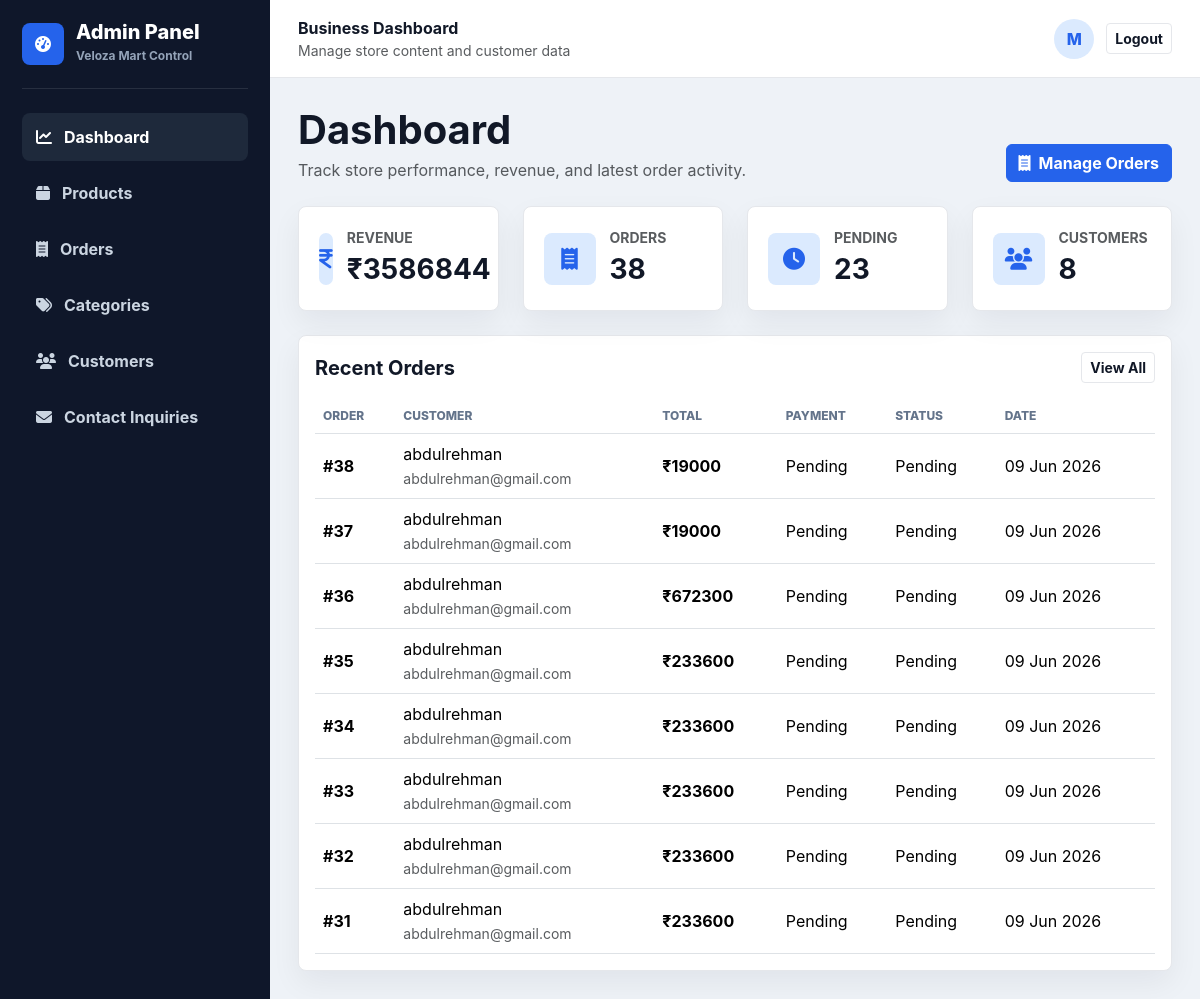
/admin-dashboard/ (signed in), run on the app's committed database.
### main/models.py (models this page shows, shortened)
class Order(models.Model):
    user = models.ForeignKey(User, on_delete=models.CASCADE)
    name = models.CharField(max_length=100)
    email = models.EmailField()
    phone = models.CharField(max_length=15)
    address = models.TextField()
    total_amount = models.IntegerField()
    payment_method = models.CharField(max_length=50)
    payment_status = models.CharField(max_length=50, default="Pending")
    order_status = models.CharField(max_length=50, default="Pending")
    created_at = models.DateTimeField(auto_now_add=True)

### main/admin_views.py (the view)
# urls.py: path('admin-dashboard/', admin_dashboard, name="admin_dashboard"),
def admin_dashboard(request):
    if not admin_required(request):
        return redirect("login")
    orders = Order.objects.all().order_by("-created_at")
    total_revenue = (
        orders.exclude(order_status="Cancelled")
        .filter(payment_status="Completed")
        .aggregate(total=Sum("total_amount"))["total"] or 0
    )
    context = {
        "total_products": Product.objects.count(),
        "total_customers": Customer.objects.count(),
        "total_orders": orders.count(),
        "pending_orders": orders.filter(order_status="Pending").count(),
        "completed_orders": orders.filter(order_status="Delivered").count(),
        "total_revenue": total_revenue,
        "recent_orders": orders[:8],
    }
    return render(request, "admin-dashboard.html", context)

### main/admin_views.py (called while the page is built)
def admin_required(request):
    return request.session.get("admin")

### main/templates/admin-dashboard.html (shortened to what this page needs)
{% extends "admin-base.html" %}
{% block admin_dashboard_active %}active{% endblock %}
{% block page_label %}Business Dashboard{% endblock %}
{% block content %}
<div class="d-flex flex-wrap justify-content-between align-items-end gap-3 mb-4">
    <div>
        <h1 class="fw-bold mb-1">Dashboard</h1>
        <p class="text-muted mb-0">Track store performance, revenue, and latest order activity.</p>
    </div>
    <a href="/admin-orders/" class="btn btn-admin">
        <i class="fa-solid fa-receipt me-2"></i>Manage Orders
    </a>
</div>
<div class="row g-4 mb-4">
    <div class="col-xl-3 col-md-6">
        <div class="admin-card admin-stat">
            <span class="admin-stat-icon"><i class="fa-solid fa-indian-rupee-sign"></i></span>
            <div>
                <div class="text-muted small fw-bold text-uppercase">Revenue</div>
                <div class="fs-3 fw-bold">&#8377;{{ total_revenue }}</div>
            </div>
        </div>
    </div>
    <div class="col-xl-3 col-md-6">
        <div class="admin-card admin-stat">
            <span class="admin-stat-icon"><i class="fa-solid fa-receipt"></i></span>
            <div>
                <div class="text-muted small fw-bold text-uppercase">Orders</div>
                <div class="fs-3 fw-bold">{{ total_orders }}</div>
            </div>
        </div>
    </div>
    <div class="col-xl-3 col-md-6">
        <div class="admin-card admin-stat">
            <span class="admin-stat-icon"><i class="fa-solid fa-clock"></i></span>
            <div>
                <div class="text-muted small fw-bold text-uppercase">Pending</div>
                <div class="fs-3 fw-bold">{{ pending_orders }}</div>
            </div>
        </div>
    </div>
    <div class="col-xl-3 col-md-6">
        <div class="admin-card admin-stat">
            <span class="admin-stat-icon"><i class="fa-solid fa-users"></i></span>
            <div>
                <div class="text-muted small fw-bold text-uppercase">Customers</div>
                <div class="fs-3 fw-bold">{{ total_customers }}</div>
            </div>
        </div>
    </div>
</div>
<div class="admin-card p-3">
    <div class="d-flex justify-content-between align-items-center mb-3">
        <h5 class="fw-bold mb-0">Recent Orders</h5>
        <a href="/admin-orders/" class="btn btn-outline-admin btn-sm">View All</a>
    </div>
    <div class="table-responsive">
        <table class="table table-hover align-middle mb-0">
            <thead>
                <tr>
                    <th>Order</th>
                    <th>Customer</th>
                    <th>Total</th>
                    <th>Payment</th>
                    <th>Status</th>
                    <th>Date</th>
                </tr>
            </thead>
            <tbody>
                {% for order in recent_orders %}
                <tr>
                    <td class="fw-bold">#{{ order.id }}</td>
                    <td>{{ order.name }}<br><span class="text-muted small">{{ order.email }}</span></td>
                    <td class="fw-bold">&#8377;{{ order.total_amount }}</td>
                    <td>{{ order.payment_status }}</td>
                    <td>{{ order.order_status }}</td>
                    <td>{{ order.created_at|date:"d M Y" }}</td>
                </tr>
                {% empty %}
                <tr><td colspan="6" class="text-center text-muted py-5">No orders yet</td></tr>
                {% endfor %}
            </tbody>
        </table>
    </div>
</div>
{% endblock %}

### main/templates/admin-base.html (shortened to what this page needs)
{% load static %}
<!DOCTYPE html>
<html lang="en">
<head>
    <link href="https://cdn.jsdelivr.net/npm/bootstrap@5.3.3/dist/css/bootstrap.min.css" rel="stylesheet">
    <link rel="stylesheet"
        href="https://cdnjs.cloudflare.com/ajax/libs/font-awesome/6.5.2/css/all.min.css">
</head>
<body>
    <div class="admin-layout">
        <aside class="admin-sidebar">
            <a href="/admin-home/" class="admin-brand">
                <span class="admin-brand-icon">
                    <i class="fa-solid fa-gauge-high"></i>
                </span>
                <span>
                    <span class="admin-brand-title d-block">Admin Panel</span>
                    <span class="admin-brand-subtitle">Veloza Mart Control</span>
                </span>
            </a>
            <nav class="admin-nav">
                <a href="/admin-dashboard/" class="{% block admin_dashboard_active %}{% endblock %}">
                    <i class="fa-solid fa-chart-line"></i>
                    Dashboard
                </a>
                <a href="/admin-home/" class="{% block admin_products_active %}{% endblock %}">
                    <i class="fa-solid fa-box"></i>
                    Products
                </a>
                <a href="/admin-orders/" class="{% block admin_orders_active %}{% endblock %}">
                    <i class="fa-solid fa-receipt"></i>
                    Orders
                </a>
                <a href="/admin-category/" class="{% block admin_categories_active %}{% endblock %}">
                    <i class="fa-solid fa-tags"></i>
                    Categories
                </a>
                <a href="/admin-customers/" class="{% block admin_customers_active %}{% endblock %}">
                    <i class="fa-solid fa-users"></i>
                    Customers
                </a>
                <a href="/admin-contact/" class="{% block admin_contact_active %}{% endblock %}">
                    <i class="fa-solid fa-envelope"></i> Contact Inquiries
                </a>
            </nav>
        </aside>
        <main class="admin-main">
            <header class="admin-topbar">
                <div>
                    <div class="fw-bold">{% block page_label %}Dashboard{% endblock %}</div>
                    <div class="text-muted small">Manage store content and customer data</div>
                </div>
                <div class="admin-user">
                    <span class="admin-avatar">
                        {{ request.session.user_name|default:"A"|first }}
                    </span>
                    <a href="/logout/" class="btn btn-outline-admin btn-sm">
                        Logout
                    </a>
                </div>
            </header>
            <div class="admin-content">
                {% block content %}{% endblock %}
            </div>
        </main>
    </div>
</body>
</html>

### main/templates/admin-base.html (style rules this page uses)
:root { --admin-bg: #eef2f7; --admin-sidebar: #0f172a; --admin-sidebar-soft: #1e293b; --admin-text: #111827; --admin-muted: #64748b; --admin-line: #e5e7eb; --admin-surface: #ffffff; --admin-brand: #2563eb; --admin-brand-dark: #1d4ed8; }
* { box-sizing: border-box; }
body { background: var(--admin-bg); color: var(--admin-text); font-family: Inter, Arial, sans-serif; margin: 0; }
.admin-layout { display: flex; min-height: 100vh; }
.admin-sidebar { background: var(--admin-sidebar); color: white; flex: 0 0 270px; min-height: 100vh; padding: 22px; position: sticky; top: 0; }
.admin-brand { align-items: center; border-bottom: 1px solid rgba(255, 255, 255, 0.1); display: flex; gap: 12px; padding-bottom: 22px; text-decoration: none; }
.admin-brand-icon { align-items: center; background: var(--admin-brand); border-radius: 8px; color: white; display: inline-flex; height: 42px; justify-content: center; width: 42px; }
.admin-brand-title { color: white; font-size: 20px; font-weight: 850; line-height: 1; }
.admin-brand-subtitle { color: #94a3b8; font-size: 12px; font-weight: 700; }
.admin-nav { margin-top: 24px; }
.admin-nav a { align-items: center; border-radius: 8px; color: #cbd5e1; display: flex; font-weight: 700; gap: 12px; margin-bottom: 8px; padding: 12px 14px; text-decoration: none; }
.admin-nav a.active, .admin-nav a:hover { background: var(--admin-sidebar-soft); color: white; }
.admin-main { flex: 1; min-width: 0; }
.admin-topbar { align-items: center; background: var(--admin-surface); border-bottom: 1px solid var(--admin-line); display: flex; justify-content: space-between; min-height: 74px; padding: 16px 28px; }
.admin-user { align-items: center; display: flex; gap: 12px; }
.admin-avatar { align-items: center; background: #dbeafe; border-radius: 50%; color: var(--admin-brand); display: inline-flex; font-weight: 850; height: 40px; justify-content: center; text-transform: uppercase; width: 40px; }
.admin-content { padding: 28px; }
.admin-card { background: var(--admin-surface); border: 1px solid var(--admin-line); border-radius: 8px; box-shadow: 0 12px 30px rgba(15, 23, 42, 0.06); }
.admin-stat { align-items: center; display: flex; gap: 14px; padding: 20px; }
.admin-stat-icon { align-items: center; background: #dbeafe; border-radius: 8px; color: var(--admin-brand); display: inline-flex; font-size: 22px; height: 52px; justify-content: center; width: 52px; }
.btn-admin { background: var(--admin-brand); border-color: var(--admin-brand); color: white; font-weight: 700; }
.btn-outline-admin { border-color: var(--admin-line); color: var(--admin-text); font-weight: 700; }
.table th { color: var(--admin-muted); font-size: 12px; font-weight: 850; text-transform: uppercase; }

### data on the page
Order: id "38", name "abdulrehman", email "abdulrehman@gmail.com", total_amount "19000", payment_status "Pending", order_status "Pending", created_at "09 Jun 2026"
Order: id "37", name "abdulrehman", email "abdulrehman@gmail.com", total_amount "19000", payment_status "Pending", order_status "Pending", created_at "09 Jun 2026"
Order: id "36", name "abdulrehman", email "abdulrehman@gmail.com", total_amount "672300", payment_status "Pending", order_status "Pending", created_at "09 Jun 2026"
Order: id "35", name "abdulrehman", email "abdulrehman@gmail.com", total_amount "233600", payment_status "Pending", order_status "Pending", created_at "09 Jun 2026"
Order: id "34", name "abdulrehman", email "abdulrehman@gmail.com", total_amount "233600", payment_status "Pending", order_status "Pending", created_at "09 Jun 2026"
Order: id "33", name "abdulrehman", email "abdulrehman@gmail.com", total_amount "233600", payment_status "Pending", order_status "Pending", created_at "09 Jun 2026"
Order: id "32", name "abdulrehman", email "abdulrehman@gmail.com", total_amount "233600", payment_status "Pending", order_status "Pending", created_at "09 Jun 2026"
Order: id "31", name "abdulrehman", email "abdulrehman@gmail.com", total_amount "233600", payment_status "Pending", order_status "Pending", created_at "09 Jun 2026"

### other printed values
{{ request.session.user_name|default:"A"|first }} "M"
{{ total_revenue }} "3586844"
{{ total_orders }} "38"
{{ pending_orders }} "23"
{{ total_customers }} "8"
